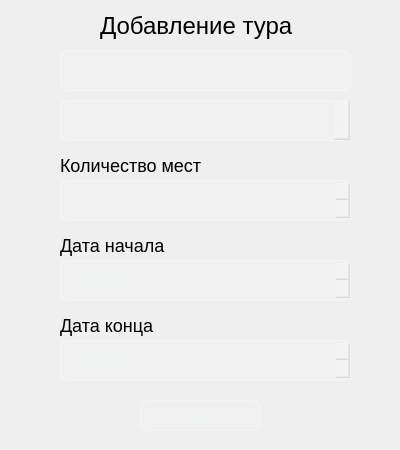
<?xml version="1.0" encoding="UTF-8"?>
<ui version="4.0">
 <class>Dialog</class>
 <widget class="QDialog" name="Dialog">
  <property name="geometry">
   <rect>
    <x>0</x>
    <y>0</y>
    <width>400</width>
    <height>450</height>
   </rect>
  </property>
  <property name="windowTitle">
   <string>Dialog</string>
  </property>
  <property name="styleSheet">
   <string notr="true">background-color: qlineargradient(spread:pad, x1:1, y1:1, x2:0, y2:0,
    stop:0 rgba(20, 65, 30, 255),
    stop:0.427447 rgba(35, 95, 55, 235),
    stop:1 rgba(110, 160, 90, 255));</string>
  </property>
  <widget class="QLabel" name="label_2">
   <property name="geometry">
    <rect>
     <x>100</x>
     <y>10</y>
     <width>201</width>
     <height>31</height>
    </rect>
   </property>
   <property name="styleSheet">
    <string notr="true">background-color: none;
font-size: 24px;</string>
   </property>
   <property name="text">
    <string>Добавление тура</string>
   </property>
  </widget>
  <widget class="QLineEdit" name="lineEdit_Login">
   <property name="geometry">
    <rect>
     <x>60</x>
     <y>50</y>
     <width>291</width>
     <height>41</height>
    </rect>
   </property>
   <property name="styleSheet">
    <string notr="true">background-color: rgba(255, 255, 255, 0.15);
color: rgb(235, 245, 235);
border: 1px solid rgba(255, 255, 255, 0.35);
border-radius: 8px</string>
   </property>
   <property name="placeholderText">
    <string>Введите название:</string>
   </property>
  </widget>
  <widget class="QComboBox" name="comboBox">
   <property name="geometry">
    <rect>
     <x>60</x>
     <y>100</y>
     <width>291</width>
     <height>41</height>
    </rect>
   </property>
   <property name="styleSheet">
    <string notr="true">background-color: rgba(255, 255, 255, 0.15);
color: rgb(235, 245, 235);
border: 1px solid rgba(255, 255, 255, 0.35);
border-radius: 8px</string>
   </property>
   <property name="placeholderText">
    <string>Статус:</string>
   </property>
  </widget>
  <widget class="QLabel" name="label_3">
   <property name="geometry">
    <rect>
     <x>60</x>
     <y>150</y>
     <width>141</width>
     <height>31</height>
    </rect>
   </property>
   <property name="styleSheet">
    <string notr="true">background-color: none;
font-size: 18px;</string>
   </property>
   <property name="text">
    <string>Количество мест</string>
   </property>
  </widget>
  <widget class="QSpinBox" name="spinBox">
   <property name="geometry">
    <rect>
     <x>60</x>
     <y>180</y>
     <width>291</width>
     <height>41</height>
    </rect>
   </property>
   <property name="styleSheet">
    <string notr="true">background-color: rgba(255, 255, 255, 0.15);
color: rgb(235, 245, 235);
border: 1px solid rgba(255, 255, 255, 0.35);
border-radius: 8px</string>
   </property>
  </widget>
  <widget class="QLabel" name="label_4">
   <property name="geometry">
    <rect>
     <x>60</x>
     <y>230</y>
     <width>141</width>
     <height>31</height>
    </rect>
   </property>
   <property name="styleSheet">
    <string notr="true">background-color: none;
font-size: 18px;</string>
   </property>
   <property name="text">
    <string>Дата начала</string>
   </property>
  </widget>
  <widget class="QDateEdit" name="dateEdit">
   <property name="geometry">
    <rect>
     <x>60</x>
     <y>260</y>
     <width>291</width>
     <height>41</height>
    </rect>
   </property>
   <property name="styleSheet">
    <string notr="true">background-color: rgba(255, 255, 255, 0.15);
color: rgb(235, 245, 235);
border: 1px solid rgba(255, 255, 255, 0.35);
border-radius: 8px</string>
   </property>
  </widget>
  <widget class="QLabel" name="label_5">
   <property name="geometry">
    <rect>
     <x>60</x>
     <y>310</y>
     <width>141</width>
     <height>31</height>
    </rect>
   </property>
   <property name="styleSheet">
    <string notr="true">background-color: none;
font-size: 18px;</string>
   </property>
   <property name="text">
    <string>Дата конца</string>
   </property>
  </widget>
  <widget class="QDateEdit" name="dateEdit_2">
   <property name="geometry">
    <rect>
     <x>60</x>
     <y>340</y>
     <width>291</width>
     <height>41</height>
    </rect>
   </property>
   <property name="styleSheet">
    <string notr="true">background-color: rgba(255, 255, 255, 0.15);
color: rgb(235, 245, 235);
border: 1px solid rgba(255, 255, 255, 0.35);
border-radius: 8px</string>
   </property>
  </widget>
  <widget class="QPushButton" name="pushButton_Login">
   <property name="geometry">
    <rect>
     <x>140</x>
     <y>400</y>
     <width>121</width>
     <height>31</height>
    </rect>
   </property>
   <property name="styleSheet">
    <string notr="true">background-color: rgba(255, 255, 255, 0.15);
color: rgb(235, 245, 235);
border: 1px solid rgba(255, 255, 255, 0.35);
border-radius: 8px;
font-size: 16px;</string>
   </property>
   <property name="text">
    <string>Добавить</string>
   </property>
  </widget>
 </widget>
 <resources/>
 <connections/>
</ui>
